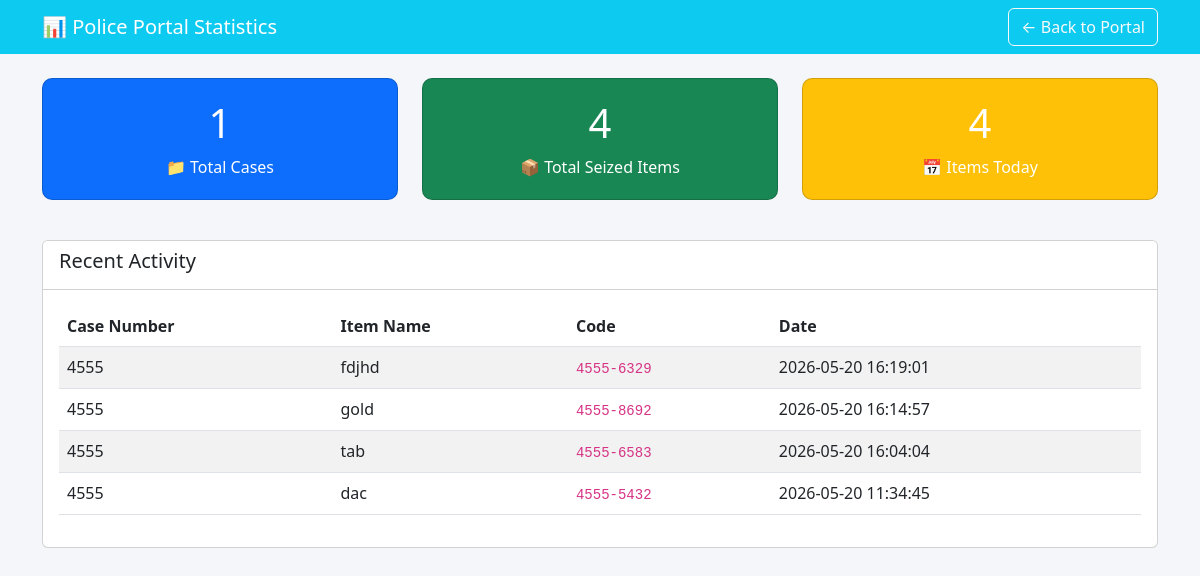
Screenshot of /stats with the database file from the repository.
### tables this page shows
CREATE TABLE items (
                id INTEGER PRIMARY KEY AUTOINCREMENT,
                case_id INTEGER NOT NULL,
                item_name TEXT NOT NULL,
                description TEXT,
                unique_code TEXT UNIQUE NOT NULL,
                qr_code_image TEXT,
                condition TEXT,
                value REAL,
                created_at TIMESTAMP DEFAULT CURRENT_TIMESTAMP,
                system_timestamp TIMESTAMP DEFAULT CURRENT_TIMESTAMP,
                FOREIGN KEY(case_id) REFERENCES cases(id)
            );

CREATE TABLE cases (
                id INTEGER PRIMARY KEY AUTOINCREMENT,
                case_number TEXT UNIQUE NOT NULL,
                location TEXT NOT NULL,
                officer_name TEXT NOT NULL,
                case_date DATE,
                description TEXT,
                created_at TIMESTAMP DEFAULT CURRENT_TIMESTAMP,
                system_timestamp TIMESTAMP DEFAULT CURRENT_TIMESTAMP
            );

### api/routes.py (the view)
@api.route('/stats')
def stats_page():
    db = get_db()
    cursor = db.cursor()
    cursor.execute("SELECT COUNT(*) FROM cases")
    total_cases = cursor.fetchone()[0]
    cursor.execute("SELECT COUNT(*) FROM items")
    total_items = cursor.fetchone()[0]
    cursor.execute("SELECT COUNT(*) FROM items WHERE created_at >= date('now')")
    today_items = cursor.fetchone()[0]
    cursor.execute("SELECT SUM(value) FROM items")
    total_value = cursor.fetchone()[0] or 0
    recent_items = get_recent_items(10)
    return render_template('stats.html',
                      total_cases=total_cases,
                      total_items=total_items,
                      today_items=today_items,
                      total_value=total_value,
                      recent_items=recent_items)

### database.py (called while the page is built)
def get_db():
    db = getattr(g, '_database', None)
    if db is None:
        db = g._database = sqlite3.connect(config.DATABASE)
        db.row_factory = sqlite3.Row
        db.execute("PRAGMA foreign_keys = ON")
    return db

def close_connection(exception):
    db = getattr(g, '_database', None)
    if db is not None:
        db.close()
        g._database = None  # Clear cached connection

def get_recent_items(limit=5):
    db = get_db()
    cursor = db.cursor()
    cursor.execute('''
        SELECT i.*, c.case_number
        FROM items i
        JOIN cases c ON i.case_id = c.id
        ORDER BY i.id DESC
        LIMIT ?
    ''', (limit,))
    return cursor.fetchall()

### templates/stats.html (shortened to what this page needs)
<!DOCTYPE html>
<html lang="en">
<head>
    <link href="https://cdn.jsdelivr.net/npm/bootstrap@5.3.0/dist/css/bootstrap.min.css" rel="stylesheet">
</head>
<body>
<nav class="navbar navbar-dark bg-info mb-4">
    <div class="container d-flex justify-content-between">
        <span class="navbar-brand mb-0 h1">📊 Police Portal Statistics</span>
        <a href="/" class="btn btn-outline-light">← Back to Portal</a>
    </div>
</nav>
<div class="container">
    <div class="row">
        <div class="col-md-4">
            <div class="card stat-card bg-primary text-white mb-3">
                <h1>{{ total_cases }}</h1>
                <p class="mb-0">📁 Total Cases</p>
            </div>
        </div>
        <div class="col-md-4">
            <div class="card stat-card bg-success text-white mb-3">
                <h1>{{ total_items }}</h1>
                <p class="mb-0">📦 Total Seized Items</p>
            </div>
        </div>
        <div class="col-md-4">
            <div class="card stat-card bg-warning text-white mb-3">
                <h1>{{ today_items }}</h1>
                <p class="mb-0">📅 Items Today</p>
            </div>
        </div>
    </div>
    <div class="card mt-4">
        <div class="card-header bg-white">
            <h5>Recent Activity</h5>
        </div>
        <div class="card-body">
            <table class="table table-striped">
                <thead>
                    <tr>
                        <th>Case Number</th>
                        <th>Item Name</th>
                        <th>Code</th>
                        <th>Date</th>
                    </tr>
                </thead>
                <tbody>
                    {% for item in recent_items %}
                    <tr>
                        <td>{{ item.case_number }}</td>
                        <td>{{ item.item_name }}</td>
                        <td><code>{{ item.unique_code }}</code></td>
                        <td>{{ item.created_at }}</td>
                    </tr>
                    {% endfor %}
                </tbody>
            </table>
        </div>
    </div>
</div>
</body>
</html>

### templates/stats.html (style rules this page uses)
body { background-color: #f4f6f9; }
.stat-card { border-radius: 10px; padding: 20px; text-align: center; }

### rows the page displays
items: case_number "4555", item_name "fdjhd", unique_code "4555-6329", created_at "2026-05-20 16:19:01"
items: case_number "4555", item_name "gold", unique_code "4555-8692", created_at "2026-05-20 16:14:57"
items: case_number "4555", item_name "tab", unique_code "4555-6583", created_at "2026-05-20 16:04:04"
items: case_number "4555", item_name "dac", unique_code "4555-5432", created_at "2026-05-20 11:34:45"

### other values shown
{{ total_cases }} "1"
{{ total_items }} "4"
{{ today_items }} "4"
